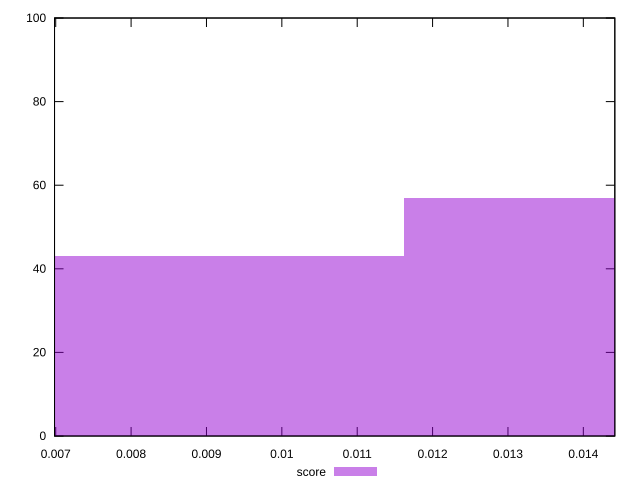

Source code (gnuplot):
reset

$score <<EOF
0.007751225939615119 43
0.015502451879230238 57
EOF

set key outside below
set boxwidth 0.007751225939615119
set xrange [0.006984183856467874:0.014417794319265542]
set yrange [0:100]
set trange [0:100]
set style fill transparent solid 0.5 noborder
set terminal svg size 640, 490 enhanced background rgb 'white'
set output "reprap/largest-contentful-paint/samples/pages+cached+noexternal/score/histogram.svg"

plot $score title "score" with boxes

reset
